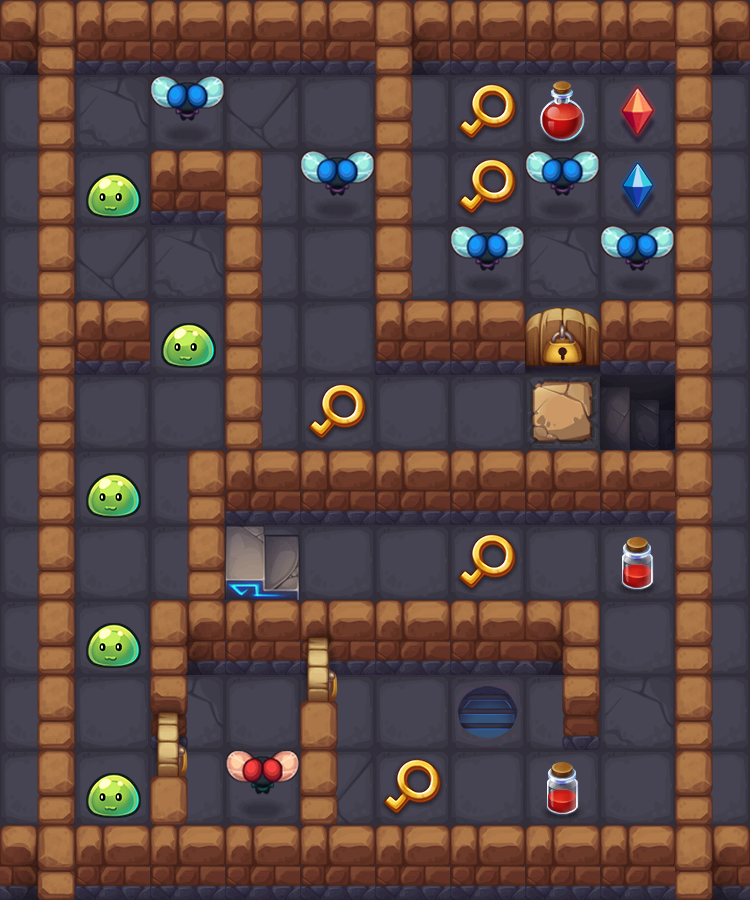

Rendered tile map (Tiled .tmx) drawn with the repository's tilesets; below, a short description and the map source with its tile grids summarised:
An orthogonal 10x12 tile map with 75x75 px tiles, 3 tile layers (floor, wall, npc).

<map version="1.0" orientation="orthogonal" renderorder="right-down" width="10" height="12" tilewidth="75" tileheight="75" nextobjectid="1">
 <tileset firstgid="1" source="area.tsx" />
 <layer name="floor" width="10" height="12">
  <data>[120 cells, 120 non-empty, 5 distinct tile ids]</data>
 </layer>
 <layer name="wall" width="10" height="12">
  <data>[120 cells, 69 non-empty, 6 distinct tile ids]</data>
 </layer>
 <layer name="npc" width="10" height="12">
  <data>[120 cells, 28 non-empty, 13 distinct tile ids]</data>
 </layer>
</map>
